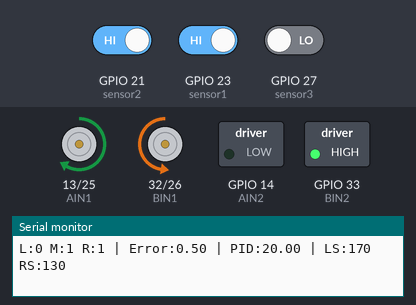
A sketch run on a simulated ESP32. Shown: direction and speed pins drawn as motors (green arrow = direction pin HIGH = forward, orange = LOW = backward, longer = more drive), switched loads named in the sketch (green lamp = pin HIGH), the last lines printed to the serial monitor. The inputs (shaded band) are chosen by the test bench; at power-on: GPIO 21 (sensor2) HIGH, GPIO 23 (sensor1) HIGH, GPIO 27 (sensor3) LOW.

Above: at 1.2 s.
1.3 s: GPIO 21 (sensor2) driven LOW
At 2.5 s:
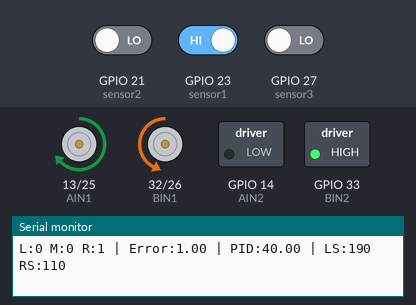
2.8 s: GPIO 23 (sensor1) driven LOW and GPIO 27 (sensor3) driven HIGH
At 3.1 s:
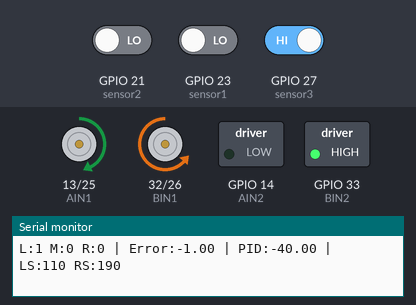
Timing chart, 0 to 5.8 s (numbered marks = the images above; inputs shaded):
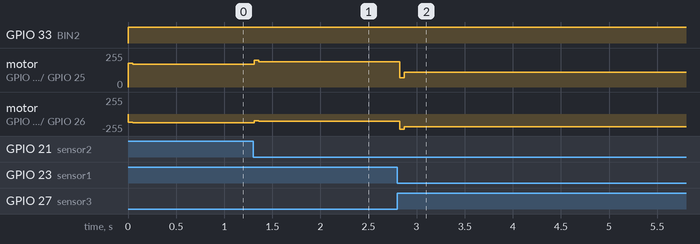

The sketch:

line-tracking-robot.ino
```cpp
#define AIN1 13
#define AIN2 14
#define BIN1 32
#define BIN2 33
#define PWMA 25
#define PWMB 26

const uint32_t PWM_FREQ = 20000;
const uint8_t  PWM_RES  = 8;

int sensor1 = 23; // Right
int sensor2 = 21; // Middle
int sensor3 = 27; // Left

float Kp = 40;
float Ki = 0;
float Kd = 20;

float error = 0;
float lastError = 0;
float integral = 0;

const int leftWeight = -1;
const int middleWeight = 0;
const int rightWeight = 1;

int baseSpeed = 150;

void motor(uint8_t ain1State, uint8_t ain2State, uint8_t bin1State, uint8_t bin2State, uint8_t leftSpeed, uint8_t rightSpeed) {
  digitalWrite(AIN1, ain1State);
  digitalWrite(AIN2, ain2State);
  digitalWrite(BIN1, bin1State);
  digitalWrite(BIN2, bin2State);

  ledcWrite(PWMA, leftSpeed);
  ledcWrite(PWMB, rightSpeed);
}

void goStraight(int pwma, int pwmb) {
  motor(1, 0, 0, 1, pwma, pwmb);
}

void turnLeft(int baseSpeed) {
  motor(1, 0, 0, 1, baseSpeed / 4, baseSpeed);
}

void turnRight(int baseSpeed) {
  motor(1, 0, 0, 1, baseSpeed, baseSpeed / 4);
}

void goBack(int pwma, int pwmb) {
  motor(0, 1, 1, 0, pwma, pwmb);
}

void stopMotor() {
  motor(0, 0, 0, 0, 0, 0);
}

void setup() {
  Serial.begin(115200);

  pinMode(AIN1, OUTPUT);
  pinMode(AIN2, OUTPUT);
  pinMode(BIN1, OUTPUT);
  pinMode(BIN2, OUTPUT);

  ledcAttach(PWMA, PWM_FREQ, PWM_RES);
  ledcAttach(PWMB, PWM_FREQ, PWM_RES);

  pinMode(sensor1, INPUT);
  pinMode(sensor2, INPUT);
  pinMode(sensor3, INPUT);

  stopMotor();
}

void loop() {

  int sval1 = digitalRead(sensor1); // Right
  int sval2 = digitalRead(sensor2); // Middle
  int sval3 = digitalRead(sensor3); // Left

  if (sval3 == 1 && sval2 == 0 && sval1 == 0) error = leftWeight;
  else if (sval3 == 1 && sval2 == 1 && sval1 == 0) error = -0.5;
  else if (sval3 == 0 && sval2 == 1 && sval1 == 0) error = middleWeight;
  else if (sval3 == 0 && sval2 == 1 && sval1 == 1) error = 0.5;
  else if (sval3 == 0 && sval2 == 0 && sval1 == 1) error = rightWeight;
  else error = lastError;

  integral += error;
  float derivative = error - lastError;

  float correction = Kp * error + Ki * integral + Kd * derivative;

  lastError = error;

  int leftSpeed  = baseSpeed + correction;
  int rightSpeed = baseSpeed - correction;

  leftSpeed  = constrain(leftSpeed, 0, 255);
  rightSpeed = constrain(rightSpeed, 0, 255);

  goStraight(leftSpeed, rightSpeed);

  Serial.print("L:");
  Serial.print(sval3);

  Serial.print(" M:");
  Serial.print(sval2);

  Serial.print(" R:");
  Serial.print(sval1);

  Serial.print(" | Error:");
  Serial.print(error);

  Serial.print(" | PID:");
  Serial.print(correction);

  Serial.print(" | LS:");
  Serial.print(leftSpeed);

  Serial.print(" RS:");
  Serial.println(rightSpeed);

  delay(50);
}
```

Measured:
- after the input at 1.3 s, motor on GPIO 13 (AIN1) / GPIO 25 (PWMA): forward 169/255 → forward 189/255 at once; motor on GPIO 32 (BIN1) / GPIO 26 (PWMB): backward 129/255 → backward 110/255 at once
- after the input at 2.8 s, motor on GPIO 13 (AIN1) / GPIO 25 (PWMA): forward 189/255 → forward 110/255 at once; motor on GPIO 32 (BIN1) / GPIO 26 (PWMB): backward 110/255 → backward 189/255 at once
